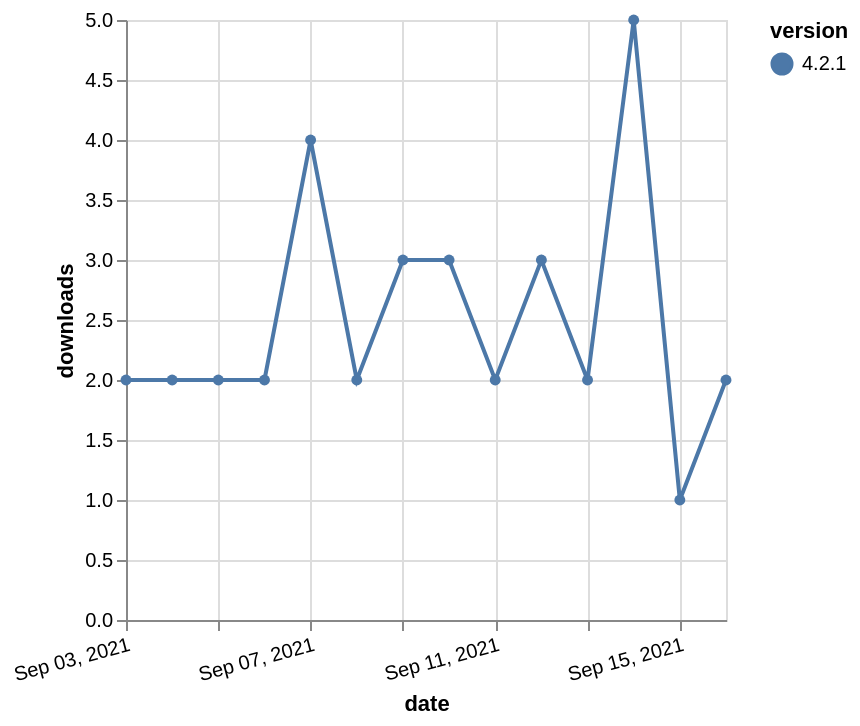

Source (Vega-Lite JSON):
### Vega-Lite specification from a JSON file in a GitHub repository (floating-point values rounded to 4 significant figures)
{"$schema": "https://vega.github.io/schema/vega-lite/v5.json", "description": "A simple bar chart with embedded data.", "data": {"values": [{"date": "2021-09-03", "total": 1885, "delta": 2, "version": "4.2.1"}, {"date": "2021-09-04", "total": 1887, "delta": 2, "version": "4.2.1"}, {"date": "2021-09-05", "total": 1889, "delta": 2, "version": "4.2.1"}, {"date": "2021-09-06", "total": 1891, "delta": 2, "version": "4.2.1"}, {"date": "2021-09-07", "total": 1895, "delta": 4, "version": "4.2.1"}, {"date": "2021-09-08", "total": 1897, "delta": 2, "version": "4.2.1"}, {"date": "2021-09-09", "total": 1900, "delta": 3, "version": "4.2.1"}, {"date": "2021-09-10", "total": 1903, "delta": 3, "version": "4.2.1"}, {"date": "2021-09-11", "total": 1905, "delta": 2, "version": "4.2.1"}, {"date": "2021-09-12", "total": 1908, "delta": 3, "version": "4.2.1"}, {"date": "2021-09-13", "total": 1910, "delta": 2, "version": "4.2.1"}, {"date": "2021-09-14", "total": 1915, "delta": 5, "version": "4.2.1"}, {"date": "2021-09-15", "total": 1916, "delta": 1, "version": "4.2.1"}, {"date": "2021-09-16", "total": 1918, "delta": 2, "version": "4.2.1"}]}, "width": "container", "mark": {"type": "line", "point": {"filled": true}}, "encoding": {"x": {"field": "date", "type": "temporal", "timeUnit": "yearmonthdate", "title": "date", "axis": {"labelAngle": -15}}, "y": {"field": "delta", "type": "quantitative", "title": "downloads"}, "color": {"field": "version", "type": "nominal"}, "tooltip": {"field": "delta"}}}
